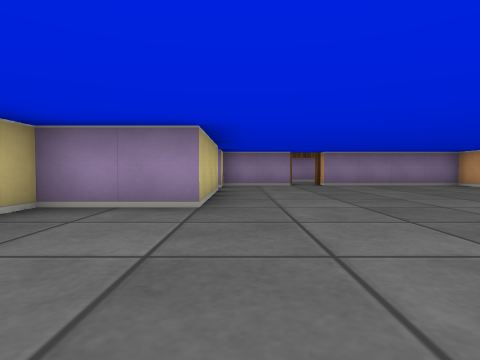
view 1 (above)

13 first-person views from a walk through a cub3D maze. The camera is about half as high as the walls, tilts 2° down and sees 80° across. The floor is counted in squares. Each view is taken from the middle of a square. On the plan, view 1 faces up. The plan holds only what a view shows up to about 9 squares ahead; the rest is blank.

view 2
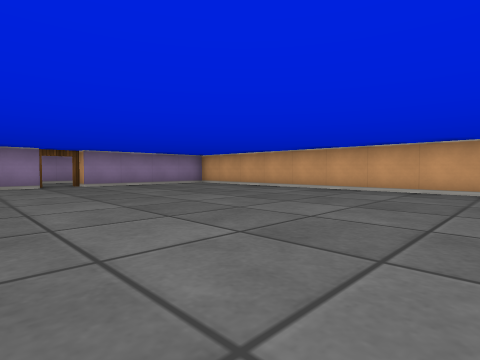

view 3
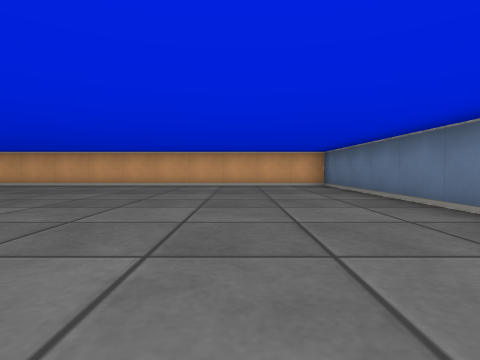

view 4
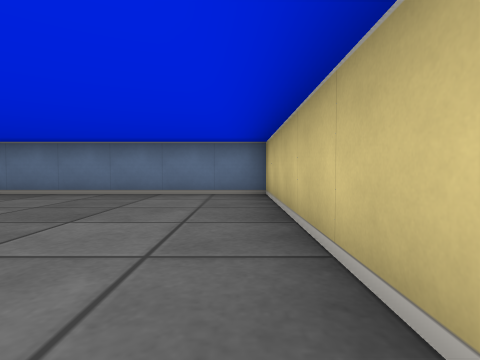

view 5
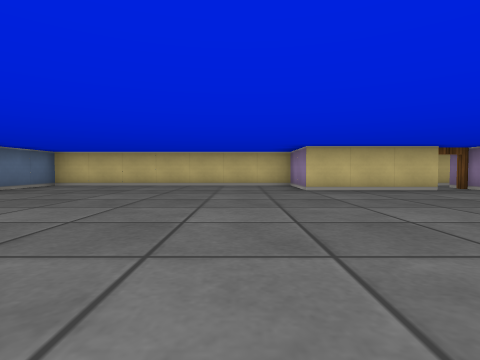

view 6
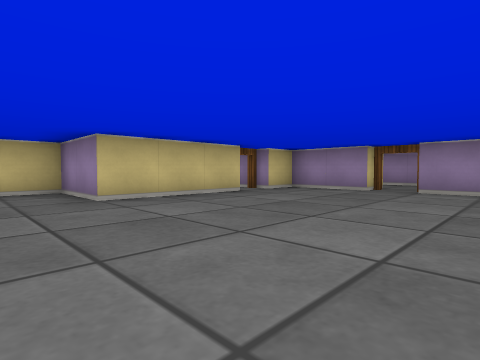

view 7
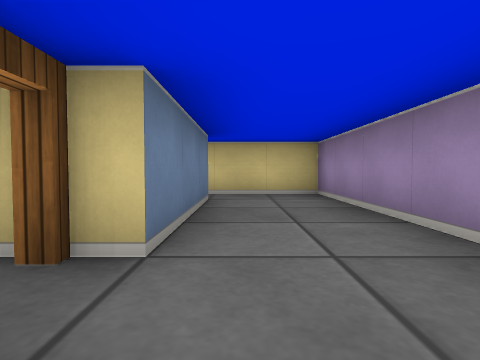

view 8
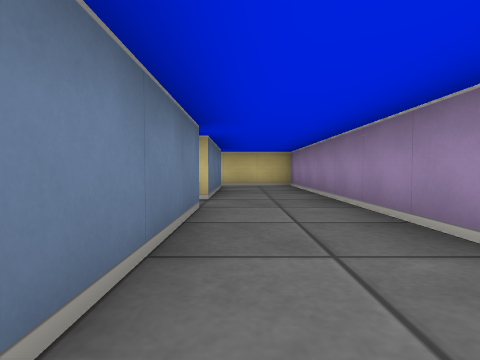

view 9
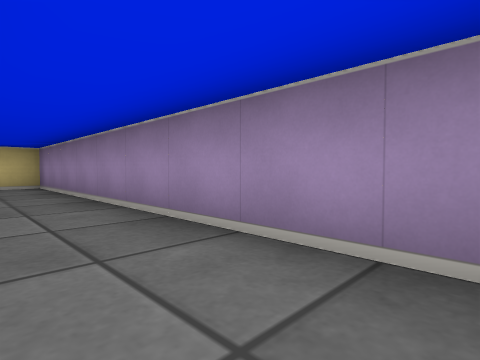

view 10
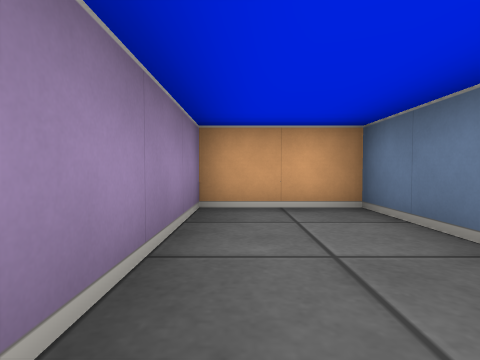

view 11
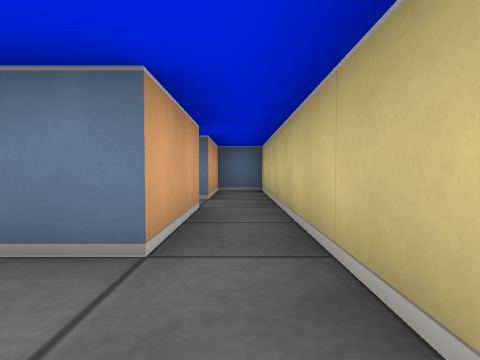

view 12
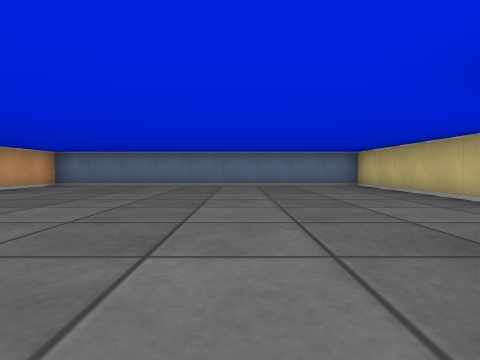

view 13
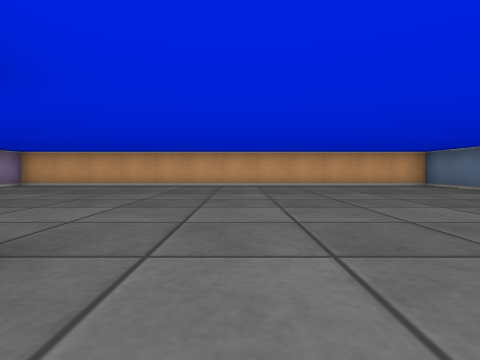

### Floor plan
Ten units are one square. View 1 is at (0, 0); x grows to the right and y downward. Boxes are objects, and circles mark ways between rooms. Rooms are numbered by the first view taken in them; rooms with no view inside come last. Other rooms are left out.
<svg viewBox="-30 -120 100 160">
<path fill="none" stroke="#000" d="M-5 -66 -5 -35 -25 -35 -25 35 65 35 65 -85 25 -85M15 -85 -5 -85 -5 -75M25 -95 65 -95 65 -115 -25 -115 -25 -45 -15 -45 -15 -65M-15 -75 -15 -95 15 -95"/>
<circle cx="-10" cy="-70" r="3" fill="#2a7"/>
<circle cx="20" cy="-90" r="3" fill="#2a7"/>
<text x="20" y="-20">1</text>
<text x="10" y="-100">2</text>
</svg>
Room 1 opens to room 2.

Where each view was taken, in squares from view 1:
view 1: 0 up, 0 right, facing up
view 2: 0 up, 0 right, facing up-right
view 3: 1 down, 2 left, facing right
view 4: 2 up, 2 left, facing down
view 5: 2 up, 6 right, facing left
view 6: 2 up, 4 right, facing up-left
view 7: 10 up, 3 right, facing left
view 8: 10 up, 6 right, facing left
view 9: 10 up, 6 right, facing up-left
view 10: 11 up, 3 right, facing right
view 11: 11 up, 2 left, facing down
view 12: 5 up, 1 right, facing down
view 13: 2 up, 2 left, facing right
